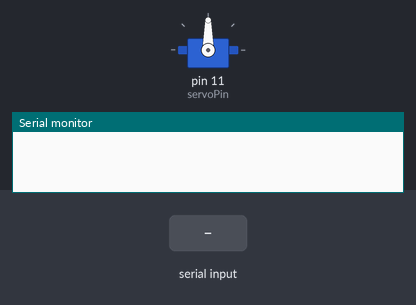
This sketch was run on a simulated Arduino Uno, built with avr-gcc and run on an emulated ATmega328P. Parts: servo, the last lines printed to the serial monitor. The inputs (shaded band) are chosen by the test bench.

Above: at 1.2 s.
1.3 s: "<C>" received over Serial
At 1.6 s:
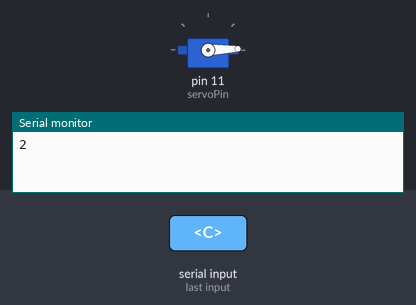
Timing chart, 0 to 4.3 s (numbered marks = the images above; inputs shaded):
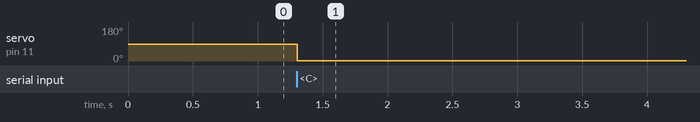

The sketch:

Arduino.ino
```cpp
#include <Servo.h>

// Create a Servo object to control a servo
Servo myServo;

// Define the pin for the servo signal
const int servoPin = 11;

const byte numChars = 3;
char receivedChars[numChars];
boolean newData = false;

void setup() {
  // put your setup code here, to run once:
  Serial.begin(9600);
  myServo.attach(servoPin);
}

void loop() {
  recvWithStartEndMarkers();

  if (newData == true) {
      newData = false;

      Serial.println(getDesiredAngle());
      myServo.write(getDesiredAngle());
  }
}


void recvWithStartEndMarkers() {
    static boolean recvInProgress = false;
    static byte ndx = 0;
    char startMarker = '<';
    char endMarker = '>';
    char rc;

    while (Serial.available() > 0 && newData == false) {
        rc = Serial.read();

        if (recvInProgress == true) {
            if (rc != endMarker) {
                receivedChars[ndx] = rc;
                ndx++;
                if (ndx >= numChars) {
                    ndx = numChars - 1;
                }
            }
            else {
                receivedChars[ndx] = '\0'; // terminate the string
                recvInProgress = false;
                ndx = 0;
                newData = true;
            }
        }

        else if (rc == startMarker) {
            recvInProgress = true;
        }
    }
}

int getDesiredAngle() {
  return receivedChars[0] == 'C' ? 2 : 90;
}
```

Measured:
- after the input at 1.3 s, servo on pin 11 (servoPin): 90° → 2° at once
